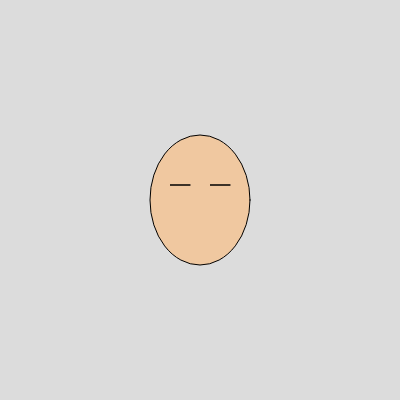
Frame 1 (no input)
Frame 60 (no input): identical to frame 1, image omitted
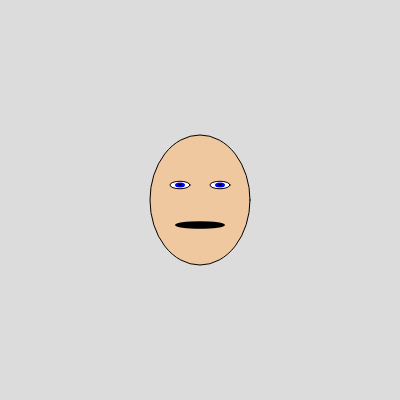
Frame 120 (the mouse pressed at the canvas centre since frame 60)

The p5.js sketch that drew these frames (run headless with seeded random() and noise() and a simulated clock; from frame 60 on, the mouse is pressed at the canvas centre):

// p5.js sketch
// ── sketch.js
//global variables to control interactivity
let blinkAmount = 0;
let talkAmount = 0;

function setup() {
  createCanvas(400, 400);
}

function draw() {
  
  //mapping x and y mouse coords to range from zero to one
  blinkAmount = map(mouseX, 0, width, 0, 1, 1);
  talkAmount = map(mouseY, 0, height, 0, 1, 1);
  
  //draw the face
  background(220);
  stroke(0); //black outline
  
  fill(240,200,160); //skin color fill
  ellipse(width/2, height/2, 100,130); //face
  
  fill(255); //white for eyes
  ellipse(width/2 - 20, height/2 - 15, 20, 15*blinkAmount); //white of eye
  ellipse(width/2 + 20, height/2 - 15, 20, 15*blinkAmount);
  
  noStroke();
  
  fill(0,0,255); //blue for eyes
  ellipse(width/2 - 20, height/2 - 15, 10, 10*blinkAmount); //blue iris
  ellipse(width/2 + 20, height/2 - 15, 10, 10*blinkAmount);
  
  fill(0); //black for mouth & pupils
  
  ellipse(width/2 - 20, height/2 - 15, 4, 4*blinkAmount); //black pupil
  ellipse(width/2 + 20, height/2 - 15, 4, 4*blinkAmount);
  
  ellipse(width/2, height/2 + 25, 50, 15*talkAmount); //mouth
}
